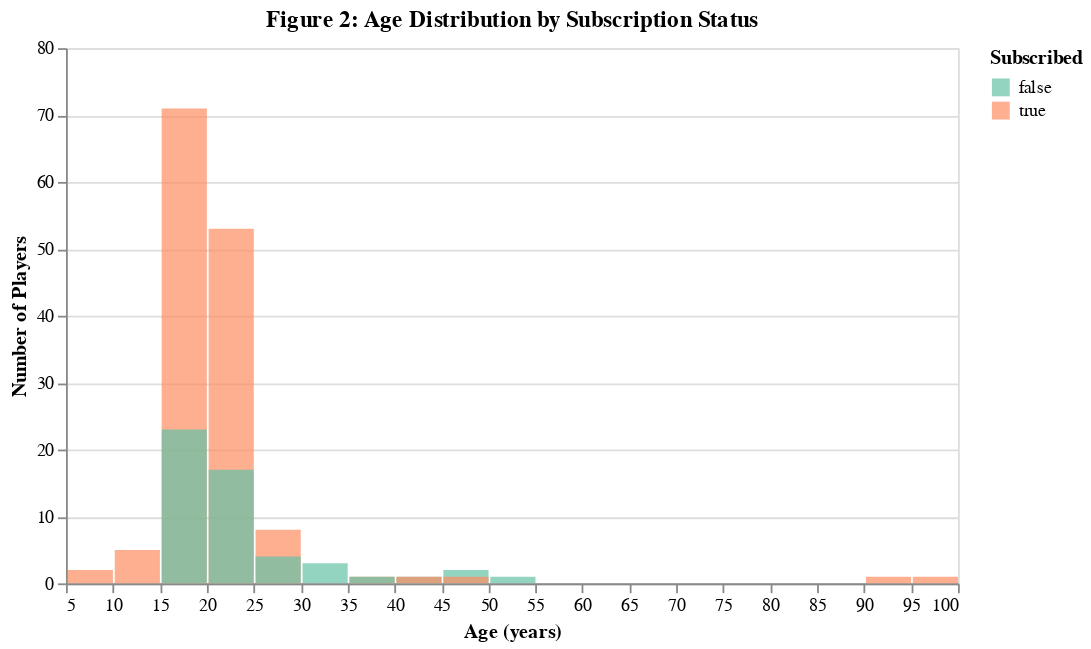

Notebook code cell kept with this figure:
### Markdown cell above
**Figure 2:** Age distribution by subscription status
An overlapping histogram showing age distributions for subscribers versus non-subscribers. This figure explored whether certain age groups demonstrate higher propensity to engage with the newsletter, informing age-targeted marketing strategies.

### Code cell
fig2 = alt.Chart(players).mark_bar(opacity=0.7).encode(
    x=alt.X('age:Q', 
            bin=alt.Bin(maxbins=20), 
            title='Age (years)'),
    y=alt.Y('count()', 
            title='Number of Players',
            stack=None),
    color=alt.Color('subscribe:N', 
                    title='Subscribed',
                    scale=alt.Scale(scheme='set2')),
    tooltip=[
        alt.Tooltip('age:Q', bin=True, title='Age Range'),
        alt.Tooltip('subscribe:N', title='Subscribed'),
        alt.Tooltip('count()', title='Count')
    ]
).properties(
    title='Figure 2: Age Distribution by Subscription Status',
    width=500,
    height=300
)
fig2

### Figure 1 — Vega-Lite specification as saved in the notebook (floating-point values rounded to 4 significant figures; data arrays with more than 128 entries replaced by an {"elided": "..."} marker saying what was removed)
{"config": {"view": {"continuousWidth": 300, "continuousHeight": 300}}, "data": {"name": "data-094ab745fb9f06385dd7feabadc0ec26"}, "mark": {"type": "bar", "opacity": 0.7}, "encoding": {"color": {"field": "subscribe", "scale": {"scheme": "set2"}, "title": "Subscribed", "type": "nominal"}, "tooltip": [{"bin": true, "field": "age", "title": "Age Range", "type": "quantitative"}, {"field": "subscribe", "title": "Subscribed", "type": "nominal"}, {"aggregate": "count", "title": "Count", "type": "quantitative"}], "x": {"bin": {"maxbins": 20}, "field": "age", "title": "Age (years)", "type": "quantitative"}, "y": {"aggregate": "count", "stack": null, "title": "Number of Players", "type": "quantitative"}}, "height": 300, "title": "Figure 2: Age Distribution by Subscription Status", "width": 500, "$schema": "https://vega.github.io/schema/vega-lite/v5.20.1.json", "datasets": {"data-094ab745fb9f06385dd7feabadc0ec26": {"elided": "196 records"}}}
